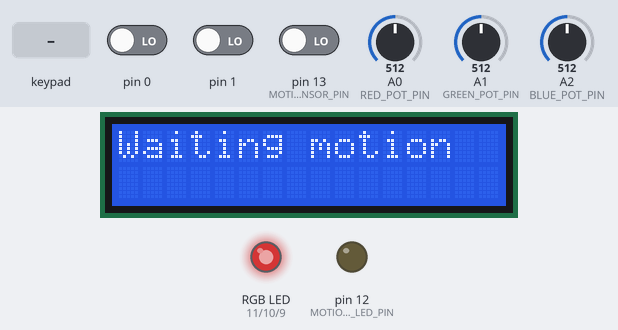
A sketch run on a simulated Arduino Uno, built with avr-gcc and run on an emulated ATmega328P. Parts: 16×2 character LCD, an RGB LED mixed from three pins (HIGH = lit), output pins drawn as LEDs (lit = HIGH). Wiring (from diagram.json): PCF8574 port expander at I2C address 0x27; 4×3 keypad with keys 1 2 3 4 5 6 7 8 9 * 0 #: rows pin 8, pin 7, pin 6, pin 5; columns pin 4, pin 3, pin 2. Dashed ring = blinking. Inputs (shaded band) come from the test bench; at power-on: pin 13 (MOTION_SENSOR_PIN) LOW, A0 (RED_POT_PIN) = 512, pin 0 LOW, pin 1 LOW, A1 (GREEN_POT_PIN) = 512, A2 (BLUE_POT_PIN) = 512. Dim RGB values are drawn brighter than linear; pins used as bus, display or sensor lines are not drawn.

Above: at 2.3 s.
2.4 s: pin 13 (MOTION_SENSOR_PIN) driven HIGH
At 3.4 s:
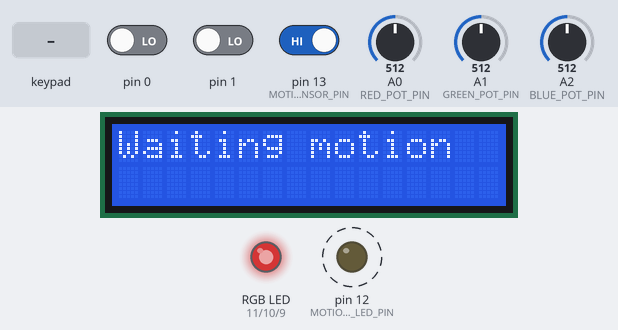
5.4 s: key '0' pressed
8.4 s: key '#' pressed
11.4 s: keypad keys 8 7 6 5 * pressed 0.4 s apart
At 14.5 s:
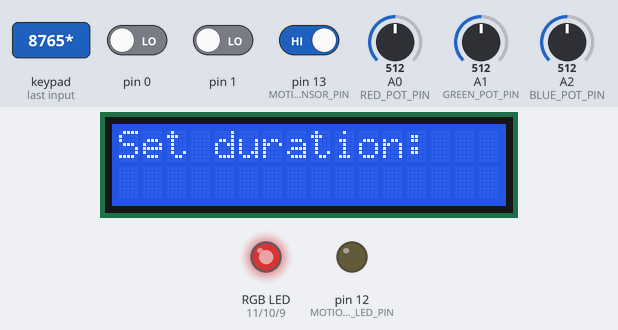
14.9 s: keypad keys 8 7 6 5 # pressed 0.4 s apart
At 17.1 s:
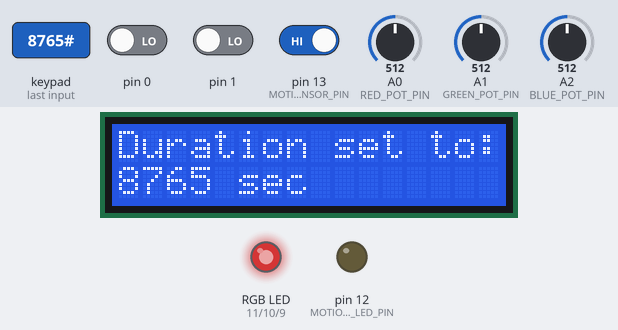
19.7 s: A0 (RED_POT_PIN) set to 306
At 20.9 s:
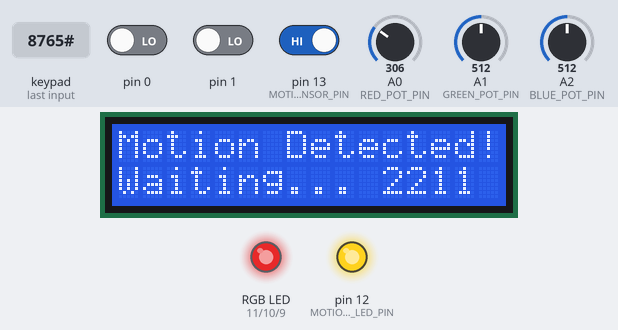
Timing chart, 0 to 22.3 s (numbered marks = the images above; inputs shaded):
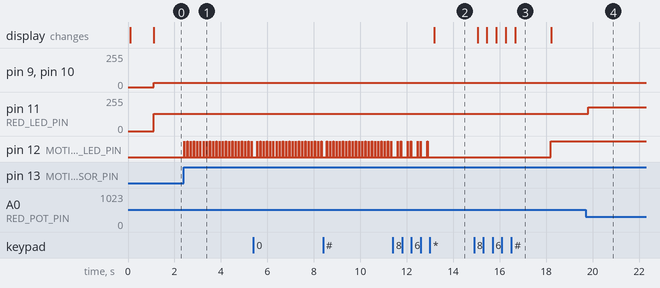

Measured:
- after the input at 2.4 s, pin 12 (MOTION_SENSOR_LED_PIN): alternates HIGH for 0.01 s and LOW for 0.13 s, starting at once
- after the input at 11.4 s, the display: changes after 1.8 s (image 2)
- after the input at 14.9 s, pin 12 (MOTION_SENSOR_LED_PIN): LOW → HIGH after 3.3 s; the display: first changes after 0.15 s (image 3 shows a later state)
- after the input at 19.7 s, pin 11 (RED_LED_PIN): 128/255 → 180/255 after 0.10 s
- what the display in image 3 shows lasts 1.5 s, from 16.7 s to 18.2 s

The sketch:

sketch.ino
```cpp
#include <avr/io.h>
#include <util/delay.h>
#include <stdlib.h>
#include "i2c.h"
#include "lcd.h"
#include "keypad.h"

// RGB LED pins
#define RED_LED_PIN    PB3  // OC0A (pin 11)
#define GREEN_LED_PIN  PB2  // OC1B (pin 10)
#define BLUE_LED_PIN   PB1  // OC2A (pin 9)

// Potentiometer pins
#define RED_POT_PIN    PC0  // A0
#define GREEN_POT_PIN  PC1  // A1
#define BLUE_POT_PIN   PC2  // A2

// Motion sensor pin
#define MOTION_SENSOR_LED_PIN  PB4  // Pin 12
#define MOTION_SENSOR_PIN      PB5  // Pin 13

// Function Prototypes
void init_pins(void);
void init_pwm(void);
uint16_t read_adc(uint8_t channel);
void set_led_color(uint8_t red, uint8_t green, uint8_t blue);
uint8_t read_motion_sensor(void);
void keypad_init(void);
char keypad_get_key(void);

volatile uint8_t red_value, green_value, blue_value;
volatile uint16_t light_duration = 0;
volatile uint32_t start_waiting_time = 0;
volatile uint8_t motion_detected = 0;

void setup() {
    // Serial communication initialization is removed as it's unused in this code
    init_pins();
    init_pwm();
    i2c_init();
    lcd_init();
    keypad_init();
    sei(); // Enable global interrupts

    lcd_print("Motion Light");
    _delay_ms(1000);
    lcd_clear();
    lcd_print("Waiting motion");
}

void loop() {
    // Read potentiometer values
    red_value = 256 - (read_adc(RED_POT_PIN) >> 2); // Map 0-1023 to 255-0
    green_value = read_adc(GREEN_POT_PIN) >> 2 ;
    blue_value = read_adc(BLUE_POT_PIN) >> 2;

    // Set the color according to potentiometers
    set_led_color(blue_value, green_value, red_value);

    // Check keypad for duration setting
    char key = keypad_get_key();
    if (key == 'S') {
        lcd_clear();
        lcd_print("Set duration: ");
        char duration_str[5] = "";
        uint8_t idx = 0;
        while (1) {
            key = keypad_get_key();
            if (key == 'E') {
                duration_str[idx] = '\0';
                light_duration = atoi(duration_str);
                lcd_clear();
                lcd_print("Duration set to: ");
                lcd_set_cursor(0, 1);
                char buffer[16];
                snprintf(buffer, sizeof(buffer), "%d sec", light_duration);
                lcd_print(buffer);
                _delay_ms(1500);
                lcd_clear();
                lcd_print("Waiting motion");
                break;
            } else if (key != '\0' && idx < 4) {
                duration_str[idx++] = key;
                lcd_set_cursor(idx, 1);
                lcd_data(key);
            }
        }
    }

    // Check motion sensor
    if (read_motion_sensor()) {
        if (!motion_detected) {
            motion_detected = 1;
            start_waiting_time = 0;
            lcd_clear();
            lcd_print("Motion Detected!");
            PORTB |= (1 << MOTION_SENSOR_LED_PIN);
            lcd_set_cursor(0, 1);
            lcd_print("Waiting!");
        } else {
            start_waiting_time = 0;  // Reset countdown if motion detected again
        }
    }

    // If motion was previously detected
    if (motion_detected) {
        if (start_waiting_time >= light_duration * 10) {
            PORTB &= ~(1 << MOTION_SENSOR_LED_PIN);
            lcd_clear();
            lcd_print("Waiting motion");
            motion_detected = 0;
        } else {
            if (start_waiting_time % 10 == 0) {
                uint32_t remaining_time = (light_duration * 10 - start_waiting_time) / 10;
                lcd_set_cursor(0, 1);
                char buffer[16];
                snprintf(buffer, sizeof(buffer), "Waiting... %lu sec", remaining_time);
                lcd_print(buffer);
            }
            start_waiting_time++;
        }
    }

    _delay_ms(100);
}

// Initialize pins
void init_pins(void) {
    DDRB |= (1 << RED_LED_PIN) | (1 << GREEN_LED_PIN) | (1 << BLUE_LED_PIN) | (1 << MOTION_SENSOR_LED_PIN);
    DDRB &= ~(1 << MOTION_SENSOR_PIN);
    PORTB |= (1 << MOTION_SENSOR_PIN);

    ADMUX |= (1 << REFS0);  // AVcc with external capacitor at AREF pin
    ADCSRA |= (1 << ADEN) | (1 << ADPS2) | (1 << ADPS1) | (1 << ADPS0);  // Enable ADC and set prescaler to 128
}

// ADC
uint16_t read_adc(uint8_t channel) {
    ADMUX = (ADMUX & 0xF0) | (channel & 0x0F);
    ADCSRA |= (1 << ADSC);  // Start conversion
    while (ADCSRA & (1 << ADSC));  // Wait for conversion to complete
    return ADC;
}

void init_pwm(void) {
    // Timer0 for Red LED (OC0A)
   // Timer2 for Blue LED (OC2A)
    TCCR1A |= (1 << WGM10) | (1 << WGM11) | (1 << COM1A1); // Fast PWM, non-inverting mode
    TCCR1B |= (1 << CS11);

    // Timer1 for Green LED (OC1B)
    TCCR1A |= (1 << WGM10) | (1 << COM1B1);  // 8-bit Fast PWM, non-inverting mode
    TCCR1B |= (1 << CS11) | (1 << WGM12);  // Prescaler 8

    // Timer2 for Blue LED (OC2A)
    TCCR2A |= (1 << WGM20) | (1 << WGM21) | (1 << COM2A1); // Fast PWM, non-inverting mode
    TCCR2B |= (1 << CS21);

}

// Set LED color
void set_led_color(uint8_t red, uint8_t green, uint8_t blue) {
    OCR1A = red;    // Red LED on Timer0 OC0A
    OCR1B = green;  // Green LED on Timer1 OC1B
    OCR2A = blue;   // Blue LED on Timer2 OC2A
}

// Read motion sensor state
uint8_t read_motion_sensor(void) {
    return PINB & (1 << MOTION_SENSOR_PIN);
}
```

i2c.h
```cpp
#define F_CPU 16000000UL
#define SCL_CLOCK  100000L

void i2c_init(void) {
    TWSR = 0x00; // Prescaler value to 1
    TWBR = ((F_CPU/SCL_CLOCK) - 16) / 2; // SCL frequency
    TWCR = (1<<TWEN); // Enable TWI
}

void i2c_start(void) {
    TWCR = (1<<TWSTA) | (1<<TWEN) | (1<<TWINT); // Send START condition
    while (!(TWCR & (1<<TWINT))); // Wait for TWINT Flag set. This indicates that the START condition has been transmitted
}

void i2c_stop(void) {
    TWCR = (1<<TWSTO) | (1<<TWINT) | (1<<TWEN); // Send STOP condition
}

void i2c_write(uint8_t data) {
    TWDR = data;
    TWCR = (1<<TWINT) | (1<<TWEN); // Clear TWINT bit in TWCR to start transmission of data
    while (!(TWCR & (1<<TWINT))); // Wait for TWINT Flag set. This indicates that the data has been transmitted
}
```

keypad.h
```cpp
#include <avr/io.h>
#include <util/delay.h>

#define ROWS 4
#define COLS 3

// Array representing the keypad connections
char keys[ROWS][COLS] = {
    {'1','2','3'},
    {'4','5','6'},
    {'7','8','9'},
    {'S','0','E'}
};

void DigitalWrite(uint8_t pin, uint8_t value) {
    if (pin >= 0 && pin <= 7) { // Port D
        if (value == LOW) {
            PORTD &= ~(1 << pin); // Clear the corresponding bit in PORTD to set the pin LOW
        } else if (value == HIGH) {
            PORTD |= (1 << pin);  // Set the corresponding bit in PORTD to set the pin HIGH
        }
    } else if (pin >= 8 && pin <= 13) { // Port B
        pin -= 8; // Adjust pin number for Port B
        if (value == LOW) {
            PORTB &= ~(1 << pin); // Clear the corresponding bit in PORTB to set the pin LOW
        } else if (value == HIGH) {
            PORTB |= (1 << pin);  // Set the corresponding bit in PORTB to set the pin HIGH
        }
    } else if (pin >= 14 && pin <= 19) { // Port C (analog pins)
        pin -= 14; // Adjust pin number for Port C
        if (value == LOW) {
            PORTC &= ~(1 << pin); // Clear the corresponding bit in PORTC to set the pin LOW
        } else if (value == HIGH) {
            PORTC |= (1 << pin);  // Set the corresponding bit in PORTC to set the pin HIGH
        }
    }
}

uint8_t DigitalRead(uint8_t pin) {
    if (pin >= 0 && pin <= 7) { // Port D
        return (PIND & (1 << pin)) ? 1 : 0; // Read the corresponding bit in PIND
    } else if (pin >= 8 && pin <= 13) { // Port B
        pin -= 8; // Adjust pin number for Port B
        return (PINB & (1 << pin)) ? 1 : 0; // Read the corresponding bit in PINB
    } else if (pin >= 14 && pin <= 19) { // Port C (analog pins)
        pin -= 14; // Adjust pin number for Port C
        return (PINC & (1 << pin)) ? 1 : 0; // Read the corresponding bit in PINC
    }
    return 0; // Return 0 if pin number is out of range
}

void PinMode(uint8_t pin, uint8_t mode) {
    if (pin >= 0 && pin <= 7) { // Port D
        if (mode == INPUT) {
            DDRD &= ~(1 << pin); // Clear the corresponding bit in DDRD to set the pin as input
            PORTD &= ~(1 << pin); // Clear the corresponding bit in PORTD to disable pull-up
        } else if (mode == OUTPUT) {
            DDRD |= (1 << pin);  // Set the corresponding bit in DDRD to set the pin as output
        } else if (mode == INPUT_PULLUP) {
            DDRD &= ~(1 << pin); // Clear the corresponding bit in DDRD to set the pin as input
            PORTD |= (1 << pin);  // Set the corresponding bit in PORTD to enable pull-up
        }
    } else if (pin >= 8 && pin <= 13) { // Port B
        pin -= 8; // Adjust pin number for Port B
        if (mode == INPUT) {
            DDRB &= ~(1 << pin); // Clear the corresponding bit in DDRB to set the pin as input
            PORTB &= ~(1 << pin); // Clear the corresponding bit in PORTB to disable pull-up
        } else if (mode == OUTPUT) {
            DDRB |= (1 << pin);  // Set the corresponding bit in DDRB to set the pin as output
        } else if (mode == INPUT_PULLUP) {
            DDRB &= ~(1 << pin); // Clear the corresponding bit in DDRB to set the pin as input
            PORTB |= (1 << pin);  // Set the corresponding bit in PORTB to enable pull-up
        }
    } else if (pin >= 14 && pin <= 19) { // Port C (analog pins)
        pin -= 14; // Adjust pin number for Port C
        if (mode == INPUT) {
            DDRC &= ~(1 << pin); // Clear the corresponding bit in DDRC to set the pin as input
            PORTC &= ~(1 << pin); // Clear the corresponding bit in PORTC to disable pull-up
        } else if (mode == OUTPUT) {
            DDRC |= (1 << pin);  // Set the corresponding bit in DDRC to set the pin as output
        } else if (mode == INPUT_PULLUP) {
            DDRC &= ~(1 << pin); // Clear the corresponding bit in DDRC to set the pin as input
            PORTC |= (1 << pin);  // Set the corresponding bit in PORTC to enable pull-up
        }
    }
}

// Pins for rows
byte rowPins[ROWS] = { 8, 7, 6, 5 }; // Connected pins on the Arduino

// Pins for columns
byte colPins[COLS] = { 4, 3, 2 }; // Connected pins on the Arduino

// Initialize the keypad
void keypad_init(void) {
    // Set row pins as output
    for (int i = 0; i < ROWS; i++) {
        PinMode(rowPins[i], OUTPUT);
        DigitalWrite(rowPins[i], HIGH); // Enable pull-up resistors
    }

    // Set column pins as input and enable pull-up resistors
    for (int i = 0; i < COLS; i++) {
        PinMode(colPins[i], INPUT_PULLUP);
    }
}

// Read the pressed key
char keypad_get_key(void) {
    for (uint8_t row = 0; row < ROWS; row++) {
        // Set all rows high
        for (int i = 0; i < ROWS; i++) {
            DigitalWrite(rowPins[i], HIGH);
        }

        // Set the current row low
        DigitalWrite(rowPins[row], LOW);

        // Wait for the signal to settle
        _delay_us(1);

        for (uint8_t col = 0; col < COLS; col++) {
            // Check if the corresponding column is low
            if (!DigitalRead(colPins[col])) {
                // Debounce delay
                _delay_ms(50);
                // Wait for the key to be released
                while (!DigitalRead(colPins[col]));
                // Return the corresponding key value
                return keys[row][col];
            }
        }
    }

    // Return null character if no key is pressed
    return '\0';
}
```

lcd.h
```cpp
#define LCD_ADDR 0x27

void lcd_send_nibble(uint8_t data) {
    data |= 0x08; // Set the highest bit to keep the backlight on
    i2c_start();
    i2c_write(LCD_ADDR << 1); // Send the I2C address of the LCD with the R/W bit cleared (write)
    i2c_write(data | 0x04); // Send high nibble with E high
    i2c_write(data & ~0x04); // Send high nibble with E low
    i2c_stop();
    _delay_us(50); // Short delay to let the LCD process the nibble
}

void lcd_send_byte(uint8_t data, uint8_t rs) {
    uint8_t high_nibble = (data & 0xF0) | rs;
    uint8_t low_nibble = ((data << 4) & 0xF0) | rs;
    lcd_send_nibble(high_nibble);
    lcd_send_nibble(low_nibble);
}

void lcd_send_command(uint8_t command) {
    lcd_send_byte(command, 0x00);
    _delay_ms(2); // Most commands take 40 us, but clear and home commands require more time
}

void lcd_data(uint8_t data) {
    lcd_send_byte(data, 0x01);
}

void lcd_init(void) {
    _delay_ms(50); // Wait for LCD to power up
    lcd_send_command(0x03);
    _delay_ms(5);
    lcd_send_command(0x03);
    _delay_us(150);
    lcd_send_command(0x03);
    lcd_send_command(0x02); // Switch to 4-bit mode
    lcd_send_command(0x28); // Function set: 4-bit mode, 2 line, 5x8 dots
    lcd_send_command(0x0C); // Display on, Cursor off, Blink off
    lcd_send_command(0x01); // Clear display
    _delay_ms(2); // Clear command needs more time
    lcd_send_command(0x06); // Entry mode set: Increment automatically, No display shift
}

void lcd_set_cursor(uint8_t col, uint8_t row) {
    uint8_t address = (row == 0) ? col : (col + 0x40);
    lcd_send_command(0x80 | address);
}

void lcd_clear(void) {
    lcd_send_command(0x01); // Clear display command
    _delay_ms(2); // Clear command needs more time
}

void lcd_print(char *str) {
    while (*str) {
        lcd_data(*str++);
    }
}
```
